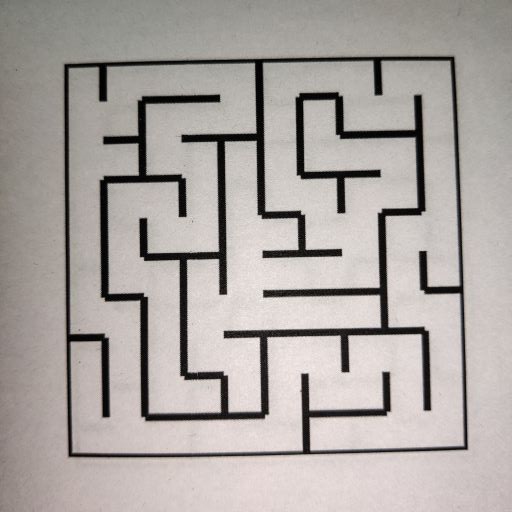
#> input picture task_1b_detect_and_encode_maze/test_cases/maze00.jpg, 512 x 512 px; its folder holds only this picture in this run
$ python task_1b.py
#> lines starting #> are read from the running program, lines starting #| are printed output that depends on the picture; after the words box and inside, x2 and y2 are one past the last pixel; in counts of white or black regions, pixels touching at a corner belong together
#> further down, input_img is the input picture: shape (512, 512, 3); mean B, G, R 161.5, 164.9, 171
'''
*****************************************************************************************
*
*        		===============================================
*           		Nirikshak Bot (NB) Theme (eYRC 2020-21)
*        		===============================================
*
*  This script is to implement Task 1B of Nirikshak Bot (NB) Theme (eYRC 2020-21).
*
*  This software is made available on an "AS IS WHERE IS BASIS".
*  Licensee/end user indemnifies and will keep e-Yantra indemnified from
*  any and all claim(s) that emanate from the use of the Software or
*  breach of the terms of this agreement.
*
*  e-Yantra - An MHRD project under National Mission on Education using ICT (NMEICT)
*
*****************************************************************************************
'''

# Team ID:			[ NB_2650 ]
# Author List:		[ Shikhhar Siingh, Devyansh Chawla, Hardik Sharma]
# Filename:			task_1b.py
# Functions:		applyPerspectiveTransform, detectMaze, writeToCsv, split_into_cells, edge_values
# 					[ Comma separated list of functions in this file ]
# Global variables:
# 					[ List of global variables defined in this file ]


####################### IMPORT MODULES #######################
## You are not allowed to make any changes in this section. ##
## You have to implement this task with the three available ##
## modules for this task (numpy, opencv, csv)               ##
##############################################################
import numpy as np
import cv2
import csv
##############################################################


################# ADD UTILITY FUNCTIONS HERE #################
## You can define any utility functions for your code.      ##
## Please add proper comments to ensure that your code is   ##
## readable and easy to understand.                         ##
##############################################################

#Function for splitting our image into cells
def split_into_cells(img):
	rows = np.vsplit(img, 10) #Vertical split into 10 rows
	cells = [] #array of boxes

	for r in rows:
		cols = np.hsplit(r, 10) #Horizontal split into 10 columns
		for cell in cols:
			cells.append(cell) #Storing each box

	return cells

#Function to get the values for each cell
def edge_values(img):
	y = img.shape[0] #height of the image
	x = img.shape[1] #width of the image

	B_left, G_left, R_left = (img[int(y / 2), 0]) #BGR of the left mid_point
	B_top, G_top, R_top = (img[0, int(x / 2)]) #BGR of top mid_point
	B_right, G_right, R_right = (img[int(y / 2), x - 1]) #BGR of right mid_point
	B_bottom, G_bottom, R_bottom = (img[y - 1, int(x / 2)]) #BGR of bottom_midpoint

	value = 0 #Initialization of cell value

	#Conditions to check if the pixel is black or not
	if B_left < 150 and G_left <150 and R_left<150:
		value = value + 2**0

	if B_top < 150 and G_top <150 and R_top<150:
		value = value + 2**1

	if B_right < 150 and G_right <150 and R_right<150:
		value = value + 2**2

	if B_bottom < 150 and G_bottom <150 and R_bottom<150:
		value = value + 2**3

	return value


##############################################################


def applyPerspectiveTransform(input_img):

	"""
	Purpose:
	---
	takes a maze test case image as input and applies a Perspective Transfrom on it to isolate the maze

	Input Arguments:
	---
	`input_img` :   [ numpy array ]
		maze image in the form of a numpy array

	Returns:
	---
	`warped_img` :  [ numpy array ]
		resultant warped maze image after applying Perspective Transform

	Example call:
	---
	warped_img = applyPerspectiveTransform(input_img)
	"""

	warped_img = None

	##############	ADD YOUR CODE HERE	##############

	img = input_img
	hsv = cv2.cvtColor(img, cv2.COLOR_BGR2HSV) #Converting to HSV
#> hsv: shape (512, 512, 3); mean H, S, V 19.3, 19, 171

	#Masking to get the maze specifically
	lower_black = np.array([0, 0, 0])
	upper_black = np.array([190, 255, 130])
	mask = cv2.inRange(hsv, lower_black, upper_black)
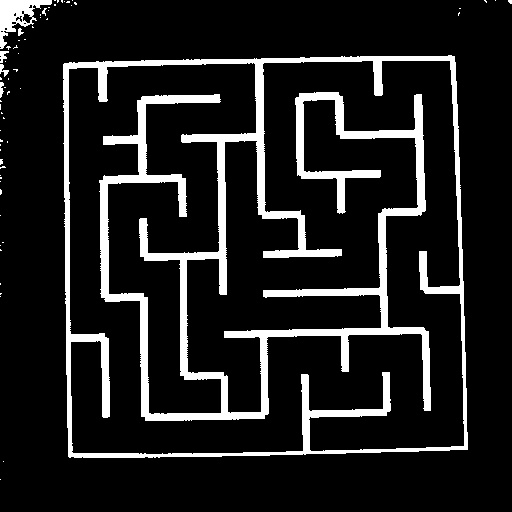
#> mask: shape (512, 512); 12.4% white; 63 white regions (57 under 20 px)

	#Finding Contours
	contours,_ = cv2.findContours(mask, cv2.RETR_TREE, cv2. CHAIN_APPROX_NONE)
#> contours = 73 contours, 65 with area under 20; largest, box (x1, y1, x2, y2) and area: (63, 55, 468, 458) 156736, (68, 60, 465, 455) 130312, (0, 0, 52, 49) 1016, (22, 13, 33, 24) 68, (0, 51, 9, 63) 40, (0, 64, 9, 77) 32, (15, 15, 23, 23) 28, (0, 82, 4, 98) 26

	areas = [] #list for storing areas of detected contours

	#Storing Contours
	for cnts in contours:
		area = cv2.contourArea(cnts)
		areas.append(area)
#> this loop made 73 passes
#> area on passes 28, 32, 34, 35, 37: 26, 32.5, 156735.5, 130312.5, 40.5
#> after the loop, areas = 73 values, max 156735.5 at index 33, min 0 at index 0, mean 3950.6

	max_area = np.amax(areas) #Finding the contour with maximum area
#> max_area = 156735.5


	#Processing contours
	for cnts in contours:

		if cv2.contourArea(cnts) == max_area:

			approx = cv2.approxPolyDP(cnts, 0.01 * cv2.arcLength(cnts, True), True) #Getting the approximate coordinates of the vertices of the contours
#> this loop made 73 passes
#> approx on pass 34: [[454, 56], [63, 64], [69, 457], [467, 449]]
#> cnts on passes 1 to 6: [[0, 479]], [[3, 461]], [[0, 296]], [[0, 293], [0, 294], [1, 293]], [[0, 283], [0, 284]], [[0, 249], [0, 250], [1, 250]]
			# print(approx)

	points = approx.ravel() #Flattening the approx matrix
#> points = [454, 56, 63, 64, 69, 457, 467, 449]
	x = np.array([points[0],points[2],points[4],points[6]]) #Extracting x coordinates
#> x = [454, 63, 69, 467]
	y = np.array([points[1],points[3],points[5],points[7]]) #Extracting y coordinates
#> y = [56, 64, 457, 449]

	ratio = x[0] / x[1]
#> ratio = 7.21

	if ratio >= 0.9 and ratio <=1.1 or x[0] - x[1] < 300:
		x = np.array([points[6],points[0],points[2],points[4]]) #Extracting x coordinates
		y = np.array([points[7],points[1],points[3],points[5]]) #Extracting y coordinates

	side = 1000 #warped_img size
	pts1 = np.float32([[x[1], y[1]],[x[0], y[0]],[x[2], y[2]],[x[3], y[3]]]) #Making points matrix for input image
#> pts1 = [[63, 64], [454, 56], [69, 457], [467, 449]]
	pts2 = np.float32([[0, 0], [side, 0], [0, side], [side, side]]) #Making points matrix for output image
	matrix = cv2.getPerspectiveTransform(pts1, pts2) #Getting perspective transform
#> matrix = [[2.57, -0.0392, -159.1], [0.0531, 2.6, -169.6], [1.85e-06, 4.56e-05, 1]]
	warped_img = cv2.warpPerspective(img, matrix, (side, side)) #Applying warp perspective
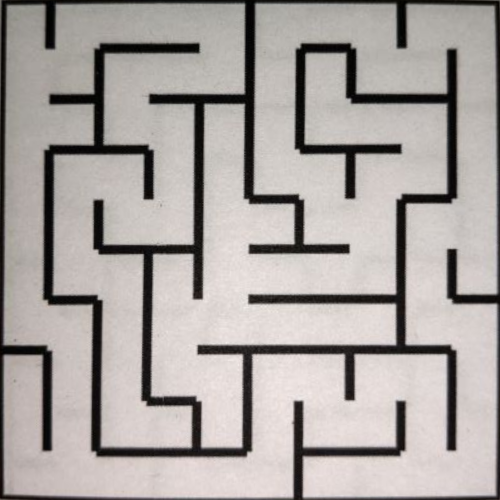
#> warped_img: shape (1000, 1000, 3) (shown at 1/2 size); mean B, G, R 161.1, 164, 169.9

	##################################################

	return warped_img


def detectMaze(warped_img):

	"""
	Purpose:
	---
	takes the warped maze image as input and returns the maze encoded in form of a 2D array

	Input Arguments:
	---
	`warped_img` :    [ numpy array ]
		resultant warped maze image after applying Perspective Transform

	Returns:
	---
	`maze_array` :    [ nested list of lists ]
		encoded maze in the form of a 2D array

	Example call:
	---
	maze_array = detectMaze(warped_img)
	"""

	maze_array = []

	##############	ADD YOUR CODE HERE	##############

	cells = split_into_cells(warped_img) #Splitting the warped image into cells
#> in split_into_cells, `rows = np.vsplit(img, 10)`: rows = 10 items
#> the loop in split_into_cells, `for r in rows:` made 10 passes
#> after the loop in split_into_cells, `for r in rows:`: cells = 100 items
#> cells = 100 items

	for i in range(10): #For each row
		rows = [] #Intializing row array
		for j in range(10): #For each column
			x =  edge_values(cells[i*10 + j]) #Getting the cell value
			rows.append(x) #Storing cell value in the row
		maze_array.append(rows)
#> this loop made 10 passes

	##################################################

	return maze_array


# NOTE:	YOU ARE NOT ALLOWED TO MAKE ANY CHANGE TO THIS FUNCTION
def writeToCsv(csv_file_path, maze_array):

	"""
	Purpose:
	---
	takes the encoded maze array and csv file name as input and writes the encoded maze array to the csv file

	Input Arguments:
	---
	`csv_file_path` :	[ str ]
		file path with name for csv file to write

	`maze_array` :		[ nested list of lists ]
		encoded maze in the form of a 2D array

	Example call:
	---
	warped_img = writeToCsv('test_cases/maze00.csv', maze_array)
	"""

	with open(csv_file_path, 'w', newline='') as file:
		writer = csv.writer(file)
		writer.writerows(maze_array)


# NOTE:	YOU ARE NOT ALLOWED TO MAKE ANY CHANGE TO THIS FUNCTION
#
# Function Name:    main
#        Inputs:    None
#       Outputs:    None
#       Purpose:    This part of the code is only for testing your solution. The function first takes 'maze00.jpg'
# 					as input, applies Perspective Transform by calling applyPerspectiveTransform function,
# 					encodes the maze input in form of 2D array by calling detectMaze function and writes this data to csv file
# 					by calling writeToCsv function, it then asks the user whether to repeat the same on all maze images
# 					present in 'test_cases' folder or not. Write your solution ONLY in the space provided in the above
# 					applyPerspectiveTransform and detectMaze functions.

if __name__ == "__main__":

	# path directory of images in 'test_cases' folder
	img_dir_path = 'test_cases/'

	# path to 'maze00.jpg' image file
	file_num = 0
	img_file_path = img_dir_path + 'maze0' + str(file_num) + '.jpg'

	print('\n============================================')
	print('\nFor maze0' + str(file_num) + '.jpg')

	# path for 'maze00.csv' output file
	csv_file_path = img_dir_path + 'maze0' + str(file_num) + '.csv'

	# read the 'maze00.jpg' image file
	input_img = cv2.imread(img_file_path)

	# get the resultant warped maze image after applying Perspective Transform
	warped_img = applyPerspectiveTransform(input_img)

	if type(warped_img) is np.ndarray:

		# get the encoded maze in the form of a 2D array
		maze_array = detectMaze(warped_img)

		if (type(maze_array) is list) and (len(maze_array) == 10):

			print('\nEncoded Maze Array = %s' % (maze_array))
#> (printed output is left out)
			print('\n============================================')

			# writes the encoded maze array to the csv file
			writeToCsv(csv_file_path, maze_array)

			cv2.imshow('warped_img_0' + str(file_num), warped_img)
			cv2.waitKey(0)
			cv2.destroyAllWindows()

		else:

			print('\n[ERROR] maze_array returned by detectMaze function is not complete. Check the function in code.\n')
			exit()

	else:

		print('\n[ERROR] applyPerspectiveTransform function is not returning the warped maze image in expected format! Check the function in code.\n')
		exit()

	choice = input('\nDo you want to run your script on all maze images ? => "y" or "n": ')
#> the answer given: test_cases/maze00.jpg

	if choice == 'y':

		for file_num in range(1, 10):

			# path to image file
			img_file_path = img_dir_path + 'maze0' + str(file_num) + '.jpg'

			print('\n============================================')
			print('\nFor maze0' + str(file_num) + '.jpg')

			# path for csv output file
			csv_file_path = img_dir_path + 'maze0' + str(file_num) + '.csv'

			# read the image file
			input_img = cv2.imread(img_file_path)

			# get the resultant warped maze image after applying Perspective Transform
			warped_img = applyPerspectiveTransform(input_img)

			if type(warped_img) is np.ndarray:

				# get the encoded maze in the form of a 2D array
				maze_array = detectMaze(warped_img)

				if (type(maze_array) is list) and (len(maze_array) == 10):

					print('\nEncoded Maze Array = %s' % (maze_array))
					print('\n============================================')

					# writes the encoded maze array to the csv file
					writeToCsv(csv_file_path, maze_array)

					cv2.imshow('warped_img_0' + str(file_num), warped_img)
					cv2.waitKey(0)
					cv2.destroyAllWindows()

				else:

					print('\n[ERROR] maze_array returned by detectMaze function is not complete. Check the function in code.\n')
					exit()

			else:

				print('\n[ERROR] applyPerspectiveTransform function is not returning the warped maze image in expected format! Check the function in code.\n')
				exit()

	else:

		print('')
